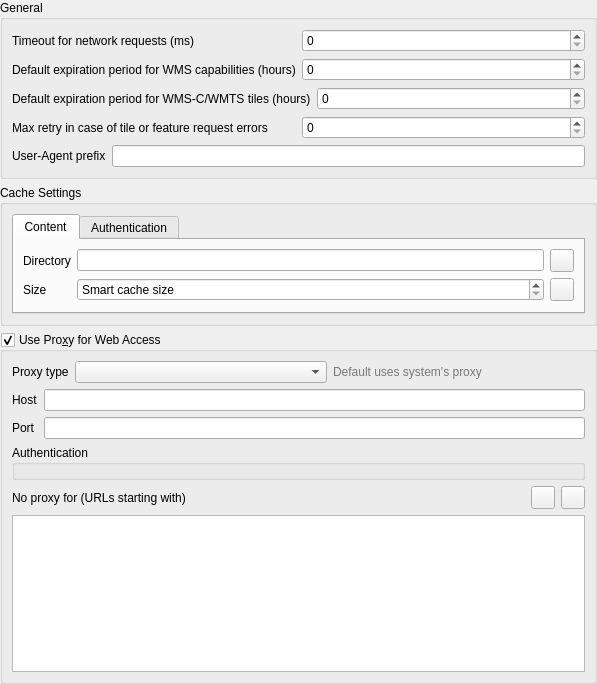
             <widget class="QWidget" name="mOptionsScrollAreaContents_10">
              <property name="geometry">
               <rect>
                <x>0</x>
                <y>0</y>
                <width>597</width>
                <height>684</height>
               </rect>
              </property>
              <layout class="QVBoxLayout" name="verticalLayout_33">
               <property name="leftMargin">
                <number>0</number>
               </property>
               <property name="topMargin">
                <number>0</number>
               </property>
               <property name="rightMargin">
                <number>0</number>
               </property>
               <property name="bottomMargin">
                <number>0</number>
               </property>
               <item>
                <widget class="QGroupBox" name="groupBox_20">
                 <property name="title">
                  <string>General</string>
                 </property>
                 <layout class="QVBoxLayout" name="verticalLayout_34">
                  <item>
                   <layout class="QHBoxLayout" name="horizontalLayout_11">
                    <item>
                     <widget class="QLabel" name="mNetworkTimeoutLabel">
                      <property name="text">
                       <string>Timeout for network requests (ms)</string>
                      </property>
                     </widget>
                    </item>
                    <item>
                     <widget class="QgsSpinBox" name="mNetworkTimeoutSpinBox">
                      <property name="maximum">
                       <number>100000000</number>
                      </property>
                     </widget>
                    </item>
                   </layout>
                  </item>
                  <item>
                   <layout class="QHBoxLayout" name="horizontalLayout_40">
                    <item>
                     <widget class="QLabel" name="label_45">
                      <property name="text">
                       <string>Default expiration period for WMS capabilities (hours)</string>
                      </property>
                     </widget>
                    </item>
                    <item>
                     <widget class="QgsSpinBox" name="mDefaultCapabilitiesExpirySpinBox">
                      <property name="maximum">
                       <number>100000000</number>
                      </property>
                     </widget>
                    </item>
                   </layout>
                  </item>
                  <item>
                   <layout class="QHBoxLayout" name="horizontalLayout_17">
                    <item>
                     <widget class="QLabel" name="label_32">
                      <property name="text">
                       <string>Default expiration period for WMS-C/WMTS tiles (hours)</string>
                      </property>
                     </widget>
                    </item>
                    <item>
                     <widget class="QgsSpinBox" name="mDefaultTileExpirySpinBox">
                      <property name="maximum">
                       <number>100000000</number>
                      </property>
                     </widget>
                    </item>
                   </layout>
                  </item>
                  <item>
                   <layout class="QHBoxLayout" name="horizontalLayout_33">
                    <item>
                     <widget class="QLabel" name="label_57">
                      <property name="text">
                       <string>Max retry in case of tile or feature request errors</string>
                      </property>
                     </widget>
                    </item>
                    <item>
                     <widget class="QgsSpinBox" name="mDefaultTileMaxRetrySpinBox">
                      <property name="maximum">
                       <number>100000000</number>
                      </property>
                     </widget>
                    </item>
                   </layout>
                  </item>
                  <item>
                   <layout class="QHBoxLayout" name="horizontalLayout_35">
                    <item>
                     <widget class="QLabel" name="lblUserAgent">
                      <property name="toolTip">
                       <string>This value will be prepended before the Hake Geospatial version and the OS, e.g. &quot;Mozilla/5.0 Hake Geospatial/33801/Ubuntu 22.04.4 LTS&quot;</string>
                      </property>
                      <property name="text">
                       <string>User-Agent prefix</string>
                      </property>
                     </widget>
                    </item>
                    <item>
                     <widget class="QLineEdit" name="leUserAgent"/>
                    </item>
                   </layout>
                  </item>
                 </layout>
                </widget>
               </item>
               <item>
                <widget class="QGroupBox" name="grpCache">
                 <property name="title">
                  <string>Cache Settings</string>
                 </property>
                 <layout class="QVBoxLayout" name="verticalLayout_19">
                  <item>
                   <widget class="QTabWidget" name="tabContentCache">
                    <property name="currentIndex">
                     <number>0</number>
                    </property>
                    <widget class="QWidget" name="tab">
                     <attribute name="title">
                      <string>Content</string>
                     </attribute>
                     <layout class="QGridLayout" name="gridLayout_2">
                      <item row="4" column="0">
                       <widget class="QLabel" name="label_11">
                        <property name="text">
                         <string>Size</string>
                        </property>
                       </widget>
                      </item>
                      <item row="0" column="0">
                       <widget class="QLabel" name="label_10">
                        <property name="text">
                         <string>Directory</string>
                        </property>
                       </widget>
                      </item>
                      <item row="0" column="1">
                       <widget class="QLineEdit" name="mCacheDirectory"/>
                      </item>
                      <item row="4" column="1">
                       <widget class="QgsSpinBox" name="mCacheSize">
                        <property name="toolTip">
                         <string>Specify the cache size in megabytes. Clear the value to enable smart cache size, which sets the maximum cache size based on available space.</string>
                        </property>
                        <property name="specialValueText">
                         <string>Smart cache size</string>
                        </property>
                        <property name="suffix">
                         <string> MB</string>
                        </property>
                        <property name="minimum">
                         <number>0</number>
                        </property>
                        <property name="maximum">
                         <number>10000</number>
                        </property>
                        <property name="singleStep">
                         <number>100</number>
                        </property>
                        <property name="showClearButton" stdset="0">
                         <bool>true</bool>
                        </property>
                        <property name="clearValue" stdset="0">
                         <bool>false</bool>
                        </property>
                       </widget>
                      </item>
                      <item row="0" column="2">
                       <widget class="QToolButton" name="mBrowseCacheDirectory">
                        <property name="toolTip">
                         <string>Select folder</string>
                        </property>
                        <property name="text">
                         <string/>
                        </property>
                        <property name="icon">
                         <iconset resource="../../images/images.qrc">
                          <normaloff>:/images/themes/default/mActionFileOpen.svg</normaloff>:/images/themes/default/mActionFileOpen.svg</iconset>
                        </property>
                       </widget>
                      </item>
                      <item row="4" column="2">
                       <widget class="QToolButton" name="mClearCache">
                        <property name="toolTip">
                         <string>Clear cache</string>
                        </property>
                        <property name="text">
                         <string/>
                        </property>
                        <property name="icon">
                         <iconset resource="../../images/images.qrc">
                          <normaloff>:/images/themes/default/mActionDeleteSelected.svg</normaloff>:/images/themes/default/mActionDeleteSelected.svg</iconset>
                        </property>
                       </widget>
                      </item>
                     </layout>
                    </widget>
                    <widget class="QWidget" name="tab_2">
                     <attribute name="title">
                      <string>Authentication</string>
                     </attribute>
                     <layout class="QGridLayout" name="gridLayout_5">
                      <item row="0" column="0">
                       <widget class="QCheckBox" name="mAutoClearAccessCache">
                        <property name="toolTip">
                         <string>&lt;html&gt;&lt;head/&gt;&lt;body&gt;&lt;p&gt;The connection cache stores all authentication connections data even when the connection fails.&lt;br/&gt;If you make any change to the authentication configurations or to the certification authorities, you should clear the authentication cache or&lt;br/&gt;restart Hake Geospatial. &lt;br/&gt;When this option is checked, the authentication cache will be automatically cleared every time an SSL error occurs and you choose to abort the connection.&lt;br/&gt;&lt;/p&gt;&lt;/body&gt;&lt;/html&gt;</string>
                        </property>
                        <property name="text">
                         <string>Automatically clear the connection authentication cache on SSL errors (recommended)</string>
                        </property>
                       </widget>
                      </item>
                      <item row="1" column="0">
                       <widget class="QPushButton" name="mClearAccessCache">
                        <property name="text">
                         <string>Clear authentication connection cache</string>
                        </property>
                       </widget>
                      </item>
                     </layout>
                    </widget>
                   </widget>
                  </item>
                 </layout>
                </widget>
               </item>
               <item>
                <widget class="QgsCollapsibleGroupBox" name="grpProxy">
                 <property name="title">
                  <string>Use Pro&amp;xy for Web Access</string>
                 </property>
                 <property name="flat">
                  <bool>false</bool>
                 </property>
                 <property name="checkable">
                  <bool>true</bool>
                 </property>
                 <property name="collapsed" stdset="0">
                  <bool>false</bool>
                 </property>
                 <property name="saveCollapsedState" stdset="0">
                  <bool>true</bool>
                 </property>
                 <layout class="QGridLayout" name="gridLayout_1">
                  <item row="1" column="0">
                   <widget class="QLabel" name="label_47">
                    <property name="text">
                     <string>No proxy for (URLs starting with)</string>
                    </property>
                   </widget>
                  </item>
                  <item row="1" column="4">
                   <widget class="QToolButton" name="mRemoveUrlPushButton">
                    <property name="toolTip">
                     <string>Remove selected URL</string>
                    </property>
                    <property name="text">
                     <string/>
                    </property>
                    <property name="icon">
                     <iconset resource="../../images/images.qrc">
                      <normaloff>:/images/themes/default/symbologyRemove.svg</normaloff>:/images/themes/default/symbologyRemove.svg</iconset>
                    </property>
                   </widget>
                  </item>
                  <item row="1" column="3">
                   <widget class="QToolButton" name="mAddUrlPushButton">
                    <property name="toolTip">
                     <string>Add URL to exclude</string>
                    </property>
                    <property name="text">
                     <string/>
                    </property>
                    <property name="icon">
                     <iconset resource="../../images/images.qrc">
                      <normaloff>:/images/themes/default/symbologyAdd.svg</normaloff>:/images/themes/default/symbologyAdd.svg</iconset>
                    </property>
                   </widget>
                  </item>
                  <item row="0" column="0" colspan="5">
                   <layout class="QGridLayout" name="gridLayout_17">
                    <item row="0" column="1">
                     <widget class="QComboBox" name="mProxyTypeComboBox"/>
                    </item>
                    <item row="0" column="0">
                     <widget class="QLabel" name="mTypeLabel">
                      <property name="sizePolicy">
                       <sizepolicy hsizetype="Maximum" vsizetype="Preferred">
                        <horstretch>0</horstretch>
                        <verstretch>0</verstretch>
                       </sizepolicy>
                      </property>
                      <property name="text">
                       <string>Proxy type</string>
                      </property>
                     </widget>
                    </item>
                    <item row="0" column="2">
                     <widget class="QLabel" name="label_41">
                      <property name="styleSheet">
                       <string notr="true">QLabel {color: rgb(120, 120, 120);}</string>
                      </property>
                      <property name="text">
                       <string>Default uses system's proxy</string>
                      </property>
                     </widget>
                    </item>
                    <item row="1" column="0" colspan="3">
                     <widget class="QFrame" name="frameManualProxy">
                      <property name="frameShape">
                       <enum>QFrame::Shape::NoFrame</enum>
                      </property>
                      <property name="frameShadow">
                       <enum>QFrame::Shadow::Raised</enum>
                      </property>
                      <layout class="QGridLayout" name="gridLayout_18">
                       <property name="leftMargin">
                        <number>0</number>
                       </property>
                       <property name="topMargin">
                        <number>0</number>
                       </property>
                       <property name="rightMargin">
                        <number>0</number>
                       </property>
                       <property name="bottomMargin">
                        <number>0</number>
                       </property>
                       <item row="2" column="2">
                        <widget class="QLineEdit" name="leProxyPort"/>
                       </item>
                       <item row="2" column="1">
                        <widget class="QLabel" name="lblProxyPort">
                         <property name="text">
                          <string>Port</string>
                         </property>
                        </widget>
                       </item>
                       <item row="1" column="2">
                        <widget class="QLineEdit" name="leProxyHost"/>
                       </item>
                       <item row="1" column="1">
                        <widget class="QLabel" name="lblProxyHost">
                         <property name="text">
                          <string>Host</string>
                         </property>
                        </widget>
                       </item>
                       <item row="3" column="1" colspan="2">
                        <widget class="QGroupBox" name="mAuthGroupBox">
                         <property name="title">
                          <string>Authentication</string>
                         </property>
                         <layout class="QVBoxLayout" name="verticalLayout_23">
                          <property name="leftMargin">
                           <number>6</number>
                          </property>
                          <property name="topMargin">
                           <number>6</number>
                          </property>
                          <property name="rightMargin">
                           <number>6</number>
                          </property>
                          <property name="bottomMargin">
                           <number>6</number>
                          </property>
                          <item>
                           <widget class="QgsAuthSettingsWidget" name="mAuthSettings" native="true"/>
                          </item>
                         </layout>
                        </widget>
                       </item>
                      </layout>
                     </widget>
                    </item>
                   </layout>
                  </item>
                  <item row="1" column="1" colspan="2">
                   <spacer name="horizontalSpacer">
                    <property name="orientation">
                     <enum>Qt::Orientation::Horizontal</enum>
                    </property>
                    <property name="sizeHint" stdset="0">
                     <size>
                      <width>40</width>
                      <height>20</height>
                     </size>
                    </property>
                   </spacer>
                  </item>
                  <item row="2" column="0" colspan="5">
                   <widget class="QListWidget" name="mNoProxyUrlListWidget"/>
                  </item>
                 </layout>
                </widget>
               </item>
               <item>
                <spacer name="verticalSpacer_9">
                 <property name="orientation">
                  <enum>Qt::Orientation::Vertical</enum>
                 </property>
                 <property name="sizeHint" stdset="0">
                  <size>
                   <width>0</width>
                   <height>0</height>
                  </size>
                 </property>
                </spacer>
               </item>
              </layout>
             </widget>
